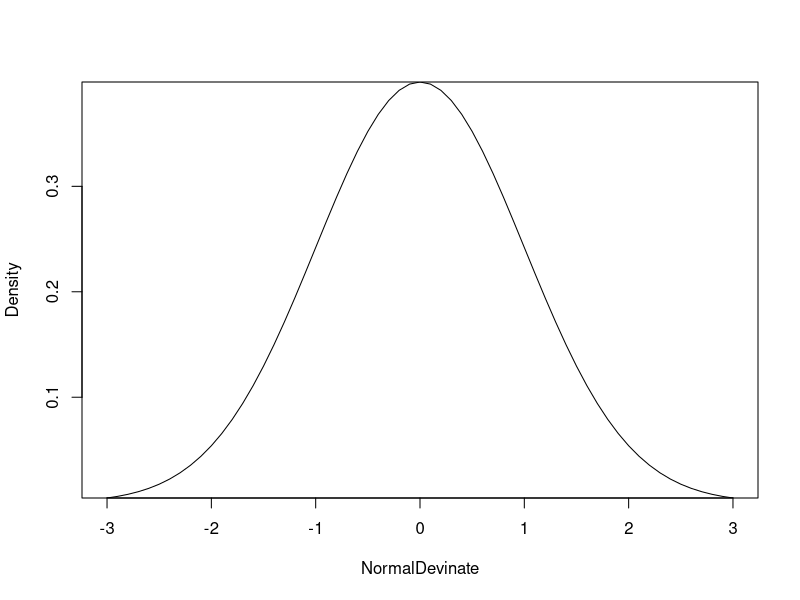

The R script that drew this image:
## ---- chunk 1
age <- c(32,45,25,39,99)
country <- c("US", "US", "UK", "UK", "UK")
date <- c("10/24/08", "10/28/08", "10/01/08", "10/12/08", "05/01/09")
gender <- c("M", "F", "F", "M", "F")
manager <- c(1,2,3,4,5)
q1 <- c(5,3,3,3,2)
q2 <- c(4,5,5,3,2)
q3 <- c(5,2,5,4,1)
q4 <- c(5,5,5,NA,2)
q5 <- c(5,5,2,NA,1)
leaderShip <- data.frame(manager, date, country, gender, age, q1, q2, q3, q4, q5)
## ---- chunk 2
newName0 <- leaderShip
names(newName0)
## ---- chunk 3
library(reshape)
newName1 <- rename(newName0, c(manager="managerId", date="testDate"))
names(newName1)
## ---- chunk 4
newName2 <- newName0
names(newName2)[c(1,2)] <- c("managerId", "testDate")
names(newName2)
## ---- chunk 5
is.na(leaderShip$q4)
## ---- chunk 6
# library(sqldf)
nullData <- leaderShip
# attach(nulldata)
nullData$age[nullData$age>90] <- NA
# detach(nulldata)
nullData
## ---- chunk 7
colData1 <- data.frame(manager=c(1,2,3,4,5), newAge=c(leaderShip$age * leaderShip$q1)) #需要有共同列名进行内连接
mergeData <- merge(leaderShip, colData1)
mergeData
## ---- chunk 8
colData2 <- data.frame(childern=c(1,0,2,1,3))
cbindData <- cbind(leaderShip, colData2)
cbindData
## ---- chunk 9
rowData <- c(6, "10/15/08", "US", "M", 23, 4, 3, 5, 2, 1, 0)
rbindData <- rbind(leaderShip, rowData)
rbindData
## ---- chunk 10
class(leaderShip$date)
## ---- chunk 11
leaderShip$date <- as.Date(leaderShip$date, "%m/%d/%y")
class(leaderShip$date)
leaderShip
## ---- chunk 12
order(leaderShip$age)
order(-leaderShip$age)
## ---- chunk 13
orderData <- leaderShip[order(leaderShip$age),]
orderData
## ---- chunk 14
leaderShip[,c(1:5)]
## ---- chunk 15
leaderShip[c(1:3),]
## ---- chunk 16
leaderShip[which(leaderShip$age>40),]
## ---- chunk 17
paste0("q",1:5,seq="")
## ---- chunk 18
!names(leaderShip) %in% c("q4","q5")
## ---- chunk 19
leaderShip[(!names(leaderShip) %in% c("q4","q5"))]
## ---- chunk 20
leaderShip[c(-9,-10)]
## ---- chunk 21
subset(leaderShip, age<30 | gender == "F", select=c(1:5))
## ---- chunk 22
sample(1:100, 10, replace = F)
## ---- chunk 23
leaderShip[sample(1:nrow(leaderShip), 3, replace = F),]
## ---- chunk 24
library(sqldf)
sqldf("SELECT avg(mpg) AS avg_mpg, avg(disp) AS avg_disp, gear FROM mtcars WHERE cyl IN (4, 6) GROUP BY gear")
## ---- chunk 25
name <- c("J D", "A W", "B M", "D J", "J M", "C C", "R Y", "G K", "J E", "M R")
mathScore <- c(502, 600, 412, 358, 495, 512, 410, 625, 573, 522)
sciScore <- c(95, 99, 80, 82, 75, 85, 80, 95, 89, 86)
engScore <- c(25, 22, 18, 15, 20, 28, 15, 30, 27, 18)
scoreTable <- data.frame(name, mathScore, sciScore, engScore)
scoreTable
## ---- chunk 26
scoreTable$mathScore^0.5
## ---- chunk 27
normx <- pretty(-3:3,50)
normy <- dnorm(normx)
plot(normx, normy, type="l", xlab = "NormalDevinate", ylab = "Density", yaxs = "i")
## ---- chunk 28
set.seed(666)
## ---- chunk 29
# ?Quotes
## ---- chunk 30
cat("hello", "\bworld" )
#cat会有空格分隔,使用\b退格一个空格
## ---- chunk 31
rMatrix <- matrix(rnorm(30), nrow=6)
mean(rMatrix) # 得到矩阵全部元素的均值
apply(rMatrix, 1, mean) # 得到第一个维度的均值
apply(rMatrix, 2, mean) # 得到第二个维度的均值
apply(rMatrix, 2, mean, trim=.2) # 得到第二个维度截尾20%的均值
## ---- chunk 32
# scoreTable
zScore <- scale(scoreTable[,c(2:4)]) # 将成绩表的2-4列成绩中心化,标准化得到z分数作为综合指标
allScore <- apply(zScore, 1, mean) # 求得z分数的均值
newScoreTable <- cbind(scoreTable, allScore) # 组建新成绩表
divScore <- quantile(allScore, c(.8, .6, .4, .2)) # 划出分位数
newScoreTable$grade[newScoreTable$allScore >= divScore[1]] <- "A"
newScoreTable$grade[newScoreTable$allScore < divScore[1] & newScoreTable$allScore >= divScore[2]] <- "B"
newScoreTable$grade[newScoreTable$allScore < divScore[2] & newScoreTable$allScore >= divScore[3]] <- "C"
newScoreTable$grade[newScoreTable$allScore < divScore[3] & newScoreTable$allScore >= divScore[4]] <- "D"
newScoreTable$grade[newScoreTable$allScore < divScore[4]] <- "F" # 按分位数确定grade
stuName <- strsplit(newScoreTable$name, " ") # 以空格为分隔拆分name,返回一个列表
firstName <- sapply(stuName, "[", 1) # "["是一个提取对象某一部分的函数,此处用于提取stuName列表每个元素的第一个或第二个元素
lastName <- sapply(stuName, "[", 2)
newScoreTable <- cbind(firstName, lastName, newScoreTable[-1]) # 去除newScoreTable的第一个旧的name字段,并与拆开的firstName, lastName合并
# order(newScoreTable$firstName, newScoreTable$lastName)
newScoreTable <- newScoreTable[order(newScoreTable$firstName, newScoreTable$lastName),] # 排序
newScoreTable
## ---- chunk 33
for(i in 1:3){
  print("hello"); # 注意分号
  print("world")
}
## ---- chunk 34
i <- 5
while(i>0){
  print(i);
  i <- i-1
}
## ---- chunk 35
for(i in 1:6){
  if(i%%2==0){
    print(i);
    print("偶数")
  }
  else{
    print(i);
    print("奇数")
  }
}
## ---- chunk 36
for(i in 1:6){
  ifelse((i%%2==0),{print(i);print("偶数")}, {print(i);print("奇数")})
}
## ---- chunk 37
feelings <- c("happy", "sad", "afraid")
for(i in feelings){
  print(
  switch(i,
         happy="I am happy",
         sad="Want to cry",
         anger="Calm down",
         cat("NO!"))
        )
}
## ---- chunk 38
varOfData <- function(x){
  m <- mean(x)
  x <- (x-m)^2 # 直接对向量进行操作是指向量每个元素进行操作
  sum(x)/(length(x)-1)
}

vectorA <- c(1:10)
varOfData(vectorA)
var(vectorA)
## ---- chunk 39
list(name1=q1, name2=q2)
## ---- chunk 40
myCars <- mtcars[1:5,1:4]
myCars
t(myCars)
## ---- chunk 41
attach(mtcars)
aggreData <- aggregate(mtcars, by = list(Group_cyl=cyl, Group_gear=gear),FUN = mean, na.rm=T)
aggreData
detach(mtcars)
# 按照cyl和gear分组,如第一行,cyl=4,gear=3的车子的平均mpg为21.5
## ---- chunk 42
reID <- c(1,1,2,2)
reTIME <- c(1,2,1,2)
reX1 <- c(5,3,6,2)
reX2 <- c(6,5,1,4)
reData <- data.frame(ID=reID, TIME=reTIME, X1=reX1, X2=reX2)
reData
library(reshape2)
meltData <- melt(reData, id=list("ID", "TIME")) # 不需指定变量的名称
meltData
## ---- chunk 43
library(reshape)
castDataA <- cast(meltData, ID+TIME~variable) # 行为ID,TIME,列为variable
castDataA
castDataB <- cast(meltData, ID+variable~TIME) # 行为ID和variable,列为TIME
castDataB
castDataC <- cast(meltData, ID~variable+TIME) # 行为ID,列为variable和TIME
castDataC
castDataD <- cast(meltData, ID~variable, mean) # 行为ID,列为variable,并求相应ID的variable均值
castDataD
